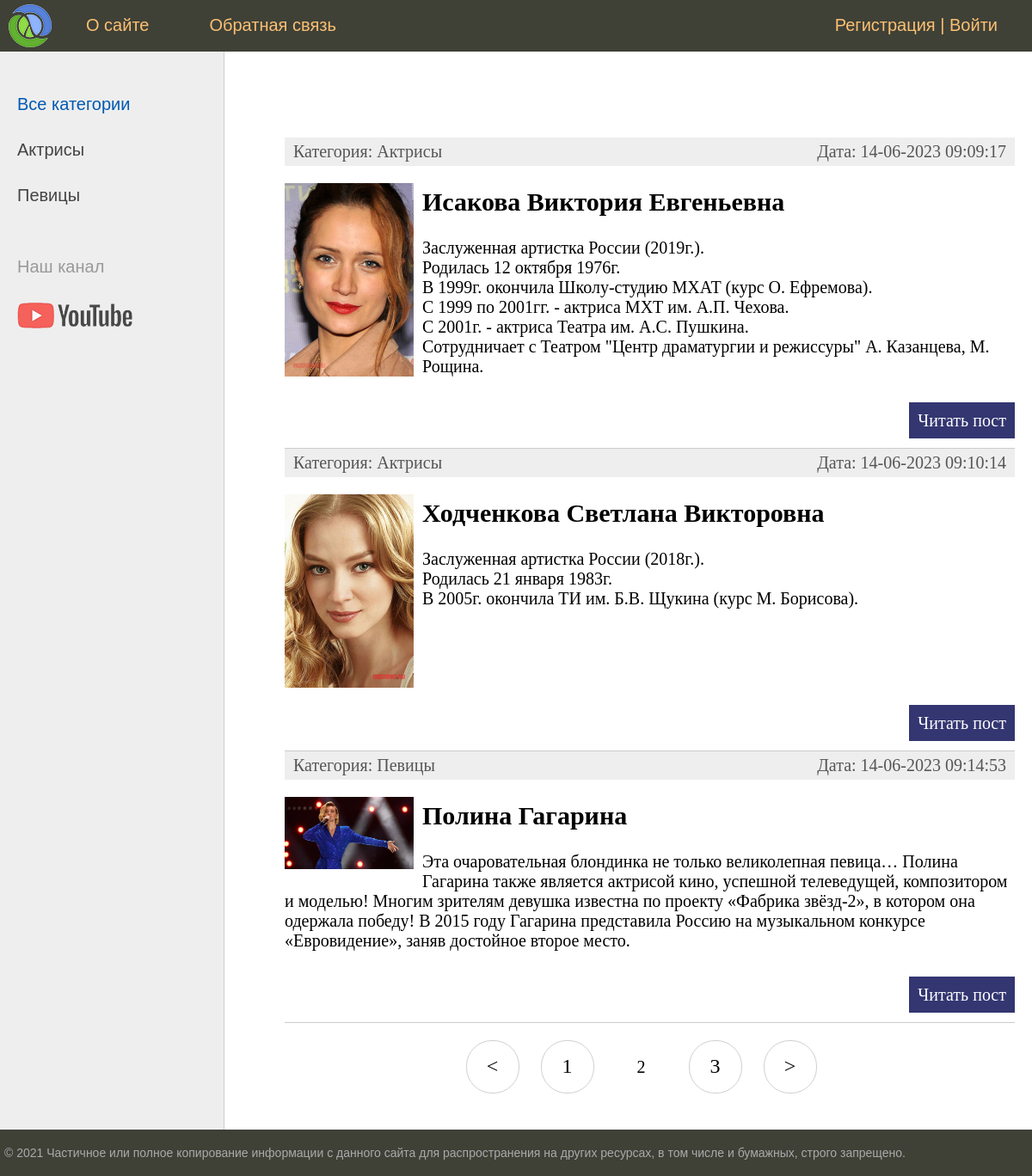
Screenshot of /?page=2 with the database file from the repository.
### women/models.py (models this page shows, shortened)
class Category(models.Model):
    name = models.CharField(max_length=100, db_index=True, verbose_name='Название')
    slug = models.SlugField(max_length=255, unique=True, db_index=True, verbose_name='URL')
    def __str__(self):
        return self.name
    def get_absolute_url(self):
        return reverse('category', kwargs={'cat_slug': self.slug})
    class Meta:
        verbose_name = 'Категория'
        verbose_name_plural = 'Категории'
        ordering = ['id']

class Women(models.Model):
    title = models.CharField(max_length=255, verbose_name='Заголовок')
    content = models.TextField(blank=True, verbose_name='Текст')
    photo = models.ImageField(upload_to='photos/%Y/%m/%d/', verbose_name='Изображение')
    time_create = models.DateTimeField(auto_now_add=True, verbose_name='Время создания')
    time_update = models.DateTimeField(auto_now=True, verbose_name='Время обновления')
    is_published = models.BooleanField(default=True, verbose_name='Опубликовать')
    slug = models.SlugField(max_length=255, unique=True, db_index=True, verbose_name='URL')
    cat = models.ForeignKey(
        'Category',
        on_delete=models.PROTECT,
        verbose_name='Категория'
    )
    def get_absolute_url(self):
        return reverse('post', kwargs={'post_slug': self.slug})
    class Meta:
        verbose_name = 'Известные женщины'
        verbose_name_plural = 'Известные женщины'
        ordering = ['time_create', 'title']

### women/views.py (the view)
# urls.py: path('', WomenHome.as_view(), name='home'),
class WomenHome(DataMixin, ListView):
    model = Women
    template_name = 'women/index.html'
    context_object_name = 'posts'
    def get_context_data(self, *, object_list=None, **kwargs):
        context = super().get_context_data(**kwargs)
        c_def = self.get_user_context(title='Главная страница')
        return dict(list(context.items()) + list(c_def.items()))
    def get_queryset(self):
        return Women.objects.filter(is_published=True).select_related('cat')

### women/utils.py (called while the page is built)
    def get_user_context(self, **kwargs):
        context = kwargs
        cats = cache.get('cats')
        if not cats:
            cats = Category.objects.annotate(Count('women'))
            cache.set('cats', cats, 60)
        user_menu = menu.copy()
        if not self.request.user.is_authenticated:
            user_menu.pop(1)
        context['menu'] = user_menu
        context['cats'] = cats
        if 'cat_selected' not in context:
            context['cat_selected'] = 0
        return context

### women/templates/women/index.html (shortened to what this page needs)
{% extends 'women/base.html' %}
{% block content %}
<ul class="list-articles">
	{% for p in object_list %}
        <li><div class="article-panel">
            <p class="first">Категория: {{ p.cat }}</p>
            <p class="last">Дата: {{ p.time_update|date:'d-m-Y H:i:s' }}</p>
        </div>
        {% if p.photo %}
        <p><img class="img-article-left thumb" src="{{ p.photo.url }}"></p>
        {% endif %}
            <h2>{{ p.title }}</h2>
            {% autoescape on %}
            {{ p.content|linebreaks|truncatewords:50 }}
            {% endautoescape %}
			<p class="link-read-post"><a href="{{ p.get_absolute_url }}">Читать пост</a></p>
			</li>
	{% endfor %}
</ul>
{% endblock %}

### women/templates/women/base.html (shortened to what this page needs)
{% load static %}
{% load women_tags %}
<!DOCTYPE html>
<html>
<head>
	<link type="text/css" href="{% static 'women/css/styles.css' %}" rel="stylesheet" />
</head>
<body>
<table class="table-page" border=0 cellpadding="0" cellspacing="0">
<tr><td valign=top>
{% block mainmenu %}
		<div class="header">
			<ul id="mainmenu" class="mainmenu">
			<li class="logo"><a href="{% url 'home' %}"><div class="logo"></div></a></li>
{% for m in menu %}
			<li><a href="{% url m.url_name %}">{{m.title}}</a></li>
{% endfor %}
            {% if request.user.is_authenticated %}
                <li class="last">{{ user.username }} | <a href="{% url 'logout' %}">Выйти</a></li>
            {% else %}
                <li class="last"><a href="{% url 'register' %}">Регистрация</a> | <a href="{% url 'login' %}">Войти</a></li>
            {% endif %}
			</ul>
		</div>
{% endblock mainmenu %}
<table class="table-content" border=0 cellpadding="0" cellspacing="0">
<tr>
	<td valign="top" class="left-chapters">
	<ul id="leftchapters">
        {% if cat_selected  == 0 %}
            <li class="selected">Все категории</li>
        {% else %}
            <li><a href="{% url 'home' %}">Все категории</a></li>
        {% endif %}
        {% for c in cats %}
            {% if c.women__count > 0 %}
            {% if c.pk == cat_selected %}
                <li class="selected">{{ c.name }}</li>
            {% else %}
                <li><a href="{{ c.get_absolute_url }}">{{ c.name }}</a></li>
            {% endif %}
            {% endif %}
        {% endfor %}
		<li class="share">
		<p>Наш канал</p>
		<a class="share-yt" href="https://www.youtube.com/channel/UClJzWfGWuGJL2t-3dYKcHTA/playlists" target="_blank" rel="nofollow"></a>
		</li>
	</ul>
</td>
<td valign="top" class="content">
	<div class="content-text">
{% block content %}
{% endblock %}
    {% if page_obj.has_other_pages %}
     <nav class="list-pages">
    <ul>
    {% if page_obj.has_previous %}
        <li class="page-num">
        <a href="?page={{ page_obj.previous_page_number }}">&lt;</a>
        </li>
    {% endif %}
        {% for p in paginator.page_range %}
            {% if page_obj.number == p %}
                <li class="page-num page-num-selected">{{ p }}</li>
            {% elif p >= page_obj.number|add:-2 and p <= page_obj.number|add:2 %}
                <li class="page-num">
                <a href="?page={{ p }}">{{ p }}</a>
                </li>
            {% endif %}
        {% endfor %}
    {% if page_obj.has_next %}
        <li class="page-num">
        <a href="?page={{ page_obj.next_page_number }}">&gt;</a>
        </li>
    {% endif %}
    </ul>
    </nav>
    {% endif %}
	</div>
</td></tr></table>
</td></tr>
<tr><td valign=top>
	<div id="footer">
		<p>&copy; 2021 Частичное или полное копирование информации с данного сайта для распространения на других ресурсах, в том числе и бумажных, строго запрещено.</p>
	</div>
</td></tr></table>
</body>
</html>

### women/static/women/css/styles.css (style rules this page uses)
html, body { font-family: 'Arial'; margin: 0; padding: 0; height: 100%; width: 100%; color: #444; }
a { color: #0059b2; text-decoration: none; }
img { max-width: 600px; height: auto; }
img.img-article-left { max-width: 300px; height: auto; float: left; padding: 0 10px 10px 0; }
img.img-article-left.thumb { max-width: 150px; height: auto; }
p.link-read-post { text-align: right; }
p.link-read-post a { padding: 10px; min-width: 100px; background: #333671; color: #fff; text-decoration: none; }
div.article-panel { background: #eee; padding: 5px 10px 5px 10px; box-sizing: border-box; overflow: hidden; color: #555; }
div.article-panel p.first { margin: 0; float: left; }
div.article-panel p.last { margin: 0; float: right; }
ul.list-articles { list-style: none; margin: 0; padding: 0; }
ul.list-articles li { border-bottom: 1px solid #ccc; }
.table-page { width: 100%; height: 100%; vertical-align: top; }
.table-page tr { height: 100%; }
.header { background: #3F4137; height: 60px; }
.logo { background: url('../images/logo.png') no-repeat 10px 5px; width: 70px; height: 60px; }
ul.mainmenu { list-style: none; margin: 0; padding: 0; height: 60px; color: #fdc073; font-size: 20px; overflow: hidden; }
ul.mainmenu li { float: left; margin: 18px 40px 0 30px; }
ul.mainmenu li.logo { margin: 0; }
ul.mainmenu li.last { float: right; }
ul.mainmenu li a { color: #fdc073; text-decoration: none; }
.table-content { width: 100%; min-height: 100%; height: 100%; }
.left-chapters { margin: 0; background: #eee; border-right: 1px solid #ccc; min-height: 100%; }
.left-chapters ul { width: 230px; min-height: 100%; margin: 0; padding: 20px 10px 10px 20px; list-style: none; font-size: 20px; }
.left-chapters ul li { margin: 30px 0 0 0; color: #999; }
.left-chapters ul li.selected { color: #0059b2; }
.left-chapters ul li a { color: #444; text-decoration: none; }
.left-chapters ul li.share { margin: 60px 0 0 0; }
.left-chapters ul li.share p { margin: 30px 0 30px 0; }
.left-chapters ul li.share a { display: inline-block; width: 40px; height: 40px; margin: 0 20px 0 0; }
.left-chapters ul li.share a.share-yt { width: 100%; height: 30px; background: url('../images/share_yt.png') no-repeat 0 0 }
.content { padding: 40px 20px 20px 40px; width: 100%; box-sizing: border-box; }
.content-text { margin: 60px 0 0 30px; color: #000; font-size: 20px; font-family: Yandex Sans Display Light; }
#footer { box-sizing: border-box; background: #3F4137; padding: 5px; color: #aaa; font-size: 14px; font-family: Verdana, Geneva, Arial, Helvetica; text-align: left; overflow: hidden; }
.list-pages { text-align: center; margin: 0 0 20px 0; }
.list-pages ul { margin: 20px 0 0 0; padding: 0; list-style: none; }
.list-pages ul li { display: inline-block; margin: 0 20px 0 0; }
.list-pages a { color: #000; font-size: 24px; text-decoration: none; }
.list-pages .page-num, .page-num-selected { display: inline-block; width: 60px; height: 44px; padding: 16px 0 0 0; border: 1px solid #d0d0d0; border-radius: 30px; }
.list-pages .page-num-selected { border: none; color: #000; font-size: 20px; }

### rows the page displays
Category: name "Актрисы"
Category: name "Певицы"
Women: cat "Актрисы", time_update "14-06-2023 09:09:17", photo (picture), title "Исакова Виктория Евгеньевна", content "Заслуженная артистка России (2019г.). Родилась 12 октября 1976г. В 1999г. окончила Школу-студию МХАТ (курс О. Ефремова). С 1999 по 2001гг. - актриса МХТ им. А.П. Чехова. С 2001г. - актриса Театра им. А.С. Пушкина. Сотрудничает с Театром \"Центр драматургии и режиссуры\" А. Казанцева, М. Рощина."
Women: cat "Актрисы", time_update "14-06-2023 09:10:14", photo (picture), title "Ходченкова Светлана Викторовна", content "Заслуженная артистка России (2018г.). Родилась 21 января 1983г. В 2005г. окончила ТИ им. Б.В. Щукина (курс М. Борисова)."
Women: cat "Певицы", time_update "14-06-2023 09:14:53", photo (picture), title "Полина Гагарина", content "Эта очаровательная блондинка не только великолепная певица… Полина Гагарина также является актрисой кино, успешной телеведущей, композитором и моделью! Многим зрителям девушка известна по проекту «Фабрика звёзд-2», в котором она одержала победу! В 2015 году Гагарина представила Россию на музыкальном конкурсе «Евровидение», заняв достойное второе место."

### other values shown
{{ m.title }} "О сайте" "Обратная связь"
{{ p }} "1" "3"
{{ p }} "2"
